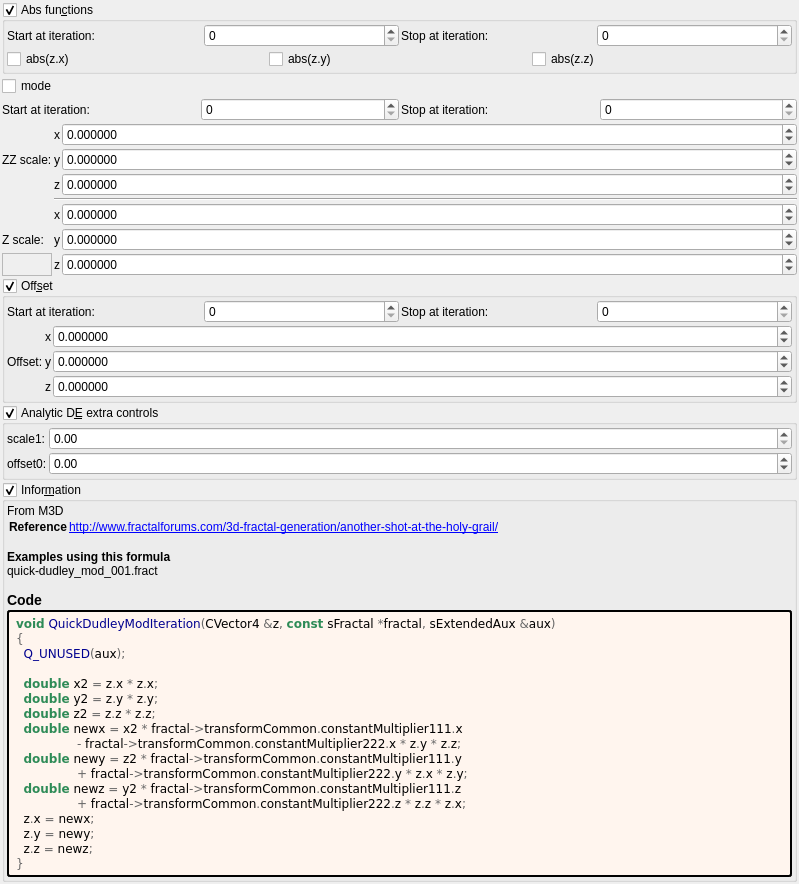
<?xml version="1.0" encoding="UTF-8"?>
<ui version="4.0">
 <class>Form</class>
 <widget class="QWidget" name="Form">
  <property name="geometry">
   <rect>
    <x>0</x>
    <y>0</y>
    <width>799</width>
    <height>660</height>
   </rect>
  </property>
  <property name="windowTitle">
   <string notr="true">quick_dudley_mod</string>
  </property>
  <layout class="QVBoxLayout" name="verticalLayout">
   <property name="spacing">
    <number>2</number>
   </property>
   <property name="leftMargin">
    <number>2</number>
   </property>
   <property name="topMargin">
    <number>2</number>
   </property>
   <property name="rightMargin">
    <number>2</number>
   </property>
   <property name="bottomMargin">
    <number>2</number>
   </property>
   <item>
    <widget class="MyGroupBox" name="groupCheck_transf_function_enabledP_false">
     <property name="title">
      <string>Abs fun&amp;ctions</string>
     </property>
     <property name="checkable">
      <bool>true</bool>
     </property>
     <layout class="QVBoxLayout" name="verticalLayout_12" stretch="0,0">
      <property name="spacing">
       <number>2</number>
      </property>
      <property name="leftMargin">
       <number>2</number>
      </property>
      <property name="topMargin">
       <number>2</number>
      </property>
      <property name="rightMargin">
       <number>2</number>
      </property>
      <property name="bottomMargin">
       <number>2</number>
      </property>
      <item>
       <layout class="QGridLayout" name="gridLayout_67">
        <property name="spacing">
         <number>2</number>
        </property>
        <item row="1" column="2">
         <widget class="QLabel" name="label_254">
          <property name="text">
           <string>Stop at iteration:</string>
          </property>
         </widget>
        </item>
        <item row="1" column="3">
         <widget class="MySpinBox" name="spinboxInt_transf_stop_iterations_H">
          <property name="sizePolicy">
           <sizepolicy hsizetype="Minimum" vsizetype="Maximum">
            <horstretch>0</horstretch>
            <verstretch>0</verstretch>
           </sizepolicy>
          </property>
          <property name="maximum">
           <number>999</number>
          </property>
         </widget>
        </item>
        <item row="1" column="1">
         <widget class="MySpinBox" name="spinboxInt_transf_start_iterations_H">
          <property name="sizePolicy">
           <sizepolicy hsizetype="Minimum" vsizetype="Maximum">
            <horstretch>0</horstretch>
            <verstretch>0</verstretch>
           </sizepolicy>
          </property>
          <property name="maximum">
           <number>999</number>
          </property>
         </widget>
        </item>
        <item row="1" column="0">
         <widget class="QLabel" name="label_262">
          <property name="text">
           <string>Start at iteration:</string>
          </property>
         </widget>
        </item>
       </layout>
      </item>
      <item>
       <layout class="QGridLayout" name="gridLayout_68" columnstretch="0,0,0,0">
        <property name="spacing">
         <number>2</number>
        </property>
        <item row="0" column="1">
         <widget class="QCheckBox" name="checkBox_transf_function_enabledCx_false">
          <property name="text">
           <string notr="true">abs(z.x)</string>
          </property>
         </widget>
        </item>
        <item row="0" column="2">
         <widget class="QCheckBox" name="checkBox_transf_function_enabledCy_false">
          <property name="text">
           <string notr="true">abs(z.y)</string>
          </property>
         </widget>
        </item>
        <item row="0" column="3">
         <widget class="QCheckBox" name="checkBox_transf_function_enabledCz_false">
          <property name="text">
           <string notr="true">abs(z.z)</string>
          </property>
         </widget>
        </item>
       </layout>
      </item>
     </layout>
    </widget>
   </item>
   <item>
    <widget class="QCheckBox" name="checkBox_transf_function_enabledD_false">
     <property name="text">
      <string notr="true">mode</string>
     </property>
    </widget>
   </item>
   <item>
    <layout class="QGridLayout" name="gridLayout_71">
     <property name="spacing">
      <number>2</number>
     </property>
     <item row="1" column="2">
      <widget class="QLabel" name="label_255">
       <property name="text">
        <string>Stop at iteration:</string>
       </property>
      </widget>
     </item>
     <item row="1" column="3">
      <widget class="MySpinBox" name="spinboxInt_transf_stop_iterations_D">
       <property name="sizePolicy">
        <sizepolicy hsizetype="Minimum" vsizetype="Maximum">
         <horstretch>0</horstretch>
         <verstretch>0</verstretch>
        </sizepolicy>
       </property>
       <property name="maximum">
        <number>999</number>
       </property>
      </widget>
     </item>
     <item row="1" column="1">
      <widget class="MySpinBox" name="spinboxInt_transf_start_iterations_D">
       <property name="sizePolicy">
        <sizepolicy hsizetype="Minimum" vsizetype="Maximum">
         <horstretch>0</horstretch>
         <verstretch>0</verstretch>
        </sizepolicy>
       </property>
       <property name="maximum">
        <number>999</number>
       </property>
      </widget>
     </item>
     <item row="1" column="0">
      <widget class="QLabel" name="label_263">
       <property name="text">
        <string>Start at iteration:</string>
       </property>
      </widget>
     </item>
    </layout>
   </item>
   <item>
    <layout class="QGridLayout" name="gridLayout_64" columnstretch="0,0,0,0,1">
     <property name="spacing">
      <number>2</number>
     </property>
     <item row="2" column="4">
      <widget class="MyDoubleSpinBox" name="spinbox3_transf_constant_multiplier_111_y">
       <property name="sizePolicy">
        <sizepolicy hsizetype="Minimum" vsizetype="Maximum">
         <horstretch>0</horstretch>
         <verstretch>0</verstretch>
        </sizepolicy>
       </property>
       <property name="prefix">
        <string/>
       </property>
       <property name="suffix">
        <string/>
       </property>
       <property name="decimals">
        <number>6</number>
       </property>
       <property name="minimum">
        <double>-99.989999999999995</double>
       </property>
       <property name="maximum">
        <double>99.989999999999995</double>
       </property>
       <property name="singleStep">
        <double>0.100000000000000</double>
       </property>
      </widget>
     </item>
     <item row="3" column="4">
      <widget class="MyDoubleSpinBox" name="spinbox3_transf_constant_multiplier_111_z">
       <property name="sizePolicy">
        <sizepolicy hsizetype="Minimum" vsizetype="Maximum">
         <horstretch>0</horstretch>
         <verstretch>0</verstretch>
        </sizepolicy>
       </property>
       <property name="prefix">
        <string/>
       </property>
       <property name="suffix">
        <string/>
       </property>
       <property name="decimals">
        <number>6</number>
       </property>
       <property name="minimum">
        <double>-99.989999999999995</double>
       </property>
       <property name="maximum">
        <double>99.989999999999995</double>
       </property>
       <property name="singleStep">
        <double>0.100000000000000</double>
       </property>
      </widget>
     </item>
     <item row="6" column="1">
      <widget class="QLabel" name="label_269">
       <property name="text">
        <string>Z scale:</string>
       </property>
      </widget>
     </item>
     <item row="2" column="1">
      <widget class="QLabel" name="label_267">
       <property name="text">
        <string>ZZ scale:</string>
       </property>
      </widget>
     </item>
     <item row="5" column="4">
      <widget class="MyDoubleSpinBox" name="spinbox3_transf_constant_multiplier_222_x">
       <property name="sizePolicy">
        <sizepolicy hsizetype="Minimum" vsizetype="Maximum">
         <horstretch>0</horstretch>
         <verstretch>0</verstretch>
        </sizepolicy>
       </property>
       <property name="prefix">
        <string/>
       </property>
       <property name="suffix">
        <string/>
       </property>
       <property name="decimals">
        <number>6</number>
       </property>
       <property name="minimum">
        <double>-99.989999999999995</double>
       </property>
       <property name="maximum">
        <double>99.989999999999995</double>
       </property>
       <property name="singleStep">
        <double>0.100000000000000</double>
       </property>
      </widget>
     </item>
     <item row="7" column="4">
      <widget class="MyDoubleSpinBox" name="spinbox3_transf_constant_multiplier_222_z">
       <property name="sizePolicy">
        <sizepolicy hsizetype="Minimum" vsizetype="Maximum">
         <horstretch>0</horstretch>
         <verstretch>0</verstretch>
        </sizepolicy>
       </property>
       <property name="prefix">
        <string/>
       </property>
       <property name="suffix">
        <string/>
       </property>
       <property name="decimals">
        <number>6</number>
       </property>
       <property name="minimum">
        <double>-99.989999999999995</double>
       </property>
       <property name="maximum">
        <double>99.989999999999995</double>
       </property>
       <property name="singleStep">
        <double>0.100000000000000</double>
       </property>
      </widget>
     </item>
     <item row="6" column="4">
      <widget class="MyDoubleSpinBox" name="spinbox3_transf_constant_multiplier_222_y">
       <property name="sizePolicy">
        <sizepolicy hsizetype="Minimum" vsizetype="Maximum">
         <horstretch>0</horstretch>
         <verstretch>0</verstretch>
        </sizepolicy>
       </property>
       <property name="prefix">
        <string/>
       </property>
       <property name="suffix">
        <string/>
       </property>
       <property name="decimals">
        <number>6</number>
       </property>
       <property name="minimum">
        <double>-99.989999999999995</double>
       </property>
       <property name="maximum">
        <double>99.989999999999995</double>
       </property>
       <property name="singleStep">
        <double>0.100000000000000</double>
       </property>
      </widget>
     </item>
     <item row="1" column="4">
      <widget class="MyDoubleSpinBox" name="spinbox3_transf_constant_multiplier_111_x">
       <property name="sizePolicy">
        <sizepolicy hsizetype="Minimum" vsizetype="Maximum">
         <horstretch>0</horstretch>
         <verstretch>0</verstretch>
        </sizepolicy>
       </property>
       <property name="prefix">
        <string/>
       </property>
       <property name="suffix">
        <string/>
       </property>
       <property name="decimals">
        <number>6</number>
       </property>
       <property name="minimum">
        <double>-99.989999999999995</double>
       </property>
       <property name="maximum">
        <double>99.989999999999995</double>
       </property>
       <property name="singleStep">
        <double>0.100000000000000</double>
       </property>
      </widget>
     </item>
     <item row="1" column="2" colspan="2">
      <widget class="QLabel" name="label_257">
       <property name="text">
        <string notr="true">x</string>
       </property>
      </widget>
     </item>
     <item row="2" column="2" colspan="2">
      <widget class="QLabel" name="label_264">
       <property name="text">
        <string notr="true">y</string>
       </property>
      </widget>
     </item>
     <item row="3" column="2" colspan="2">
      <widget class="QLabel" name="label_266">
       <property name="text">
        <string notr="true">z</string>
       </property>
      </widget>
     </item>
     <item row="7" column="2" colspan="2">
      <widget class="QLabel" name="label_271">
       <property name="text">
        <string notr="true">z</string>
       </property>
      </widget>
     </item>
     <item row="6" column="2" colspan="2">
      <widget class="QLabel" name="label_270">
       <property name="text">
        <string notr="true">y</string>
       </property>
      </widget>
     </item>
     <item row="5" column="2" colspan="2">
      <widget class="QLabel" name="label_258">
       <property name="text">
        <string notr="true">x</string>
       </property>
      </widget>
     </item>
     <item row="4" column="2" colspan="3">
      <widget class="Line" name="line_56">
       <property name="orientation">
        <enum>Qt::Horizontal</enum>
       </property>
      </widget>
     </item>
     <item row="7" column="1">
      <widget class="QFrame" name="frame">
       <property name="frameShape">
        <enum>QFrame::StyledPanel</enum>
       </property>
       <property name="frameShadow">
        <enum>QFrame::Raised</enum>
       </property>
      </widget>
     </item>
    </layout>
   </item>
   <item>
    <widget class="MyGroupBox" name="groupCheck_transf_function_enabledM">
     <property name="title">
      <string>Off&amp;set</string>
     </property>
     <property name="checkable">
      <bool>true</bool>
     </property>
     <layout class="QVBoxLayout" name="verticalLayout_14" stretch="0,0">
      <property name="spacing">
       <number>2</number>
      </property>
      <property name="leftMargin">
       <number>2</number>
      </property>
      <property name="topMargin">
       <number>2</number>
      </property>
      <property name="rightMargin">
       <number>2</number>
      </property>
      <property name="bottomMargin">
       <number>2</number>
      </property>
      <item>
       <layout class="QGridLayout" name="gridLayout_69">
        <property name="spacing">
         <number>2</number>
        </property>
        <item row="1" column="2">
         <widget class="QLabel" name="label_259">
          <property name="text">
           <string>Stop at iteration:</string>
          </property>
         </widget>
        </item>
        <item row="1" column="3">
         <widget class="MySpinBox" name="spinboxInt_transf_stop_iterations_M">
          <property name="sizePolicy">
           <sizepolicy hsizetype="Minimum" vsizetype="Maximum">
            <horstretch>0</horstretch>
            <verstretch>0</verstretch>
           </sizepolicy>
          </property>
          <property name="maximum">
           <number>999</number>
          </property>
         </widget>
        </item>
        <item row="1" column="1">
         <widget class="MySpinBox" name="spinboxInt_transf_start_iterations_M">
          <property name="sizePolicy">
           <sizepolicy hsizetype="Minimum" vsizetype="Maximum">
            <horstretch>0</horstretch>
            <verstretch>0</verstretch>
           </sizepolicy>
          </property>
          <property name="maximum">
           <number>999</number>
          </property>
         </widget>
        </item>
        <item row="1" column="0">
         <widget class="QLabel" name="label_260">
          <property name="text">
           <string>Start at iteration:</string>
          </property>
         </widget>
        </item>
       </layout>
      </item>
      <item>
       <layout class="QGridLayout" name="gridLayout_70" columnstretch="0,0,0,1">
        <property name="spacing">
         <number>2</number>
        </property>
        <item row="0" column="2">
         <widget class="QLabel" name="label_121">
          <property name="text">
           <string notr="true">x</string>
          </property>
         </widget>
        </item>
        <item row="1" column="1">
         <widget class="QLabel" name="label_261">
          <property name="text">
           <string>Offset:</string>
          </property>
         </widget>
        </item>
        <item row="2" column="2">
         <widget class="QLabel" name="label_122">
          <property name="text">
           <string notr="true">z</string>
          </property>
         </widget>
        </item>
        <item row="1" column="2">
         <widget class="QLabel" name="label_115">
          <property name="text">
           <string notr="true">y</string>
          </property>
         </widget>
        </item>
        <item row="0" column="3">
         <widget class="MyDoubleSpinBox" name="spinbox3_transf_offset_000_x">
          <property name="sizePolicy">
           <sizepolicy hsizetype="Minimum" vsizetype="Maximum">
            <horstretch>0</horstretch>
            <verstretch>0</verstretch>
           </sizepolicy>
          </property>
          <property name="prefix">
           <string/>
          </property>
          <property name="suffix">
           <string/>
          </property>
          <property name="decimals">
           <number>6</number>
          </property>
          <property name="minimum">
           <double>-99.989999999999995</double>
          </property>
          <property name="maximum">
           <double>99.989999999999995</double>
          </property>
          <property name="singleStep">
           <double>0.100000000000000</double>
          </property>
         </widget>
        </item>
        <item row="1" column="3">
         <widget class="MyDoubleSpinBox" name="spinbox3_transf_offset_000_y">
          <property name="sizePolicy">
           <sizepolicy hsizetype="Minimum" vsizetype="Maximum">
            <horstretch>0</horstretch>
            <verstretch>0</verstretch>
           </sizepolicy>
          </property>
          <property name="prefix">
           <string/>
          </property>
          <property name="suffix">
           <string/>
          </property>
          <property name="decimals">
           <number>6</number>
          </property>
          <property name="minimum">
           <double>-99.989999999999995</double>
          </property>
          <property name="maximum">
           <double>99.989999999999995</double>
          </property>
          <property name="singleStep">
           <double>0.100000000000000</double>
          </property>
         </widget>
        </item>
        <item row="2" column="3">
         <widget class="MyDoubleSpinBox" name="spinbox3_transf_offset_000_z">
          <property name="sizePolicy">
           <sizepolicy hsizetype="Minimum" vsizetype="Maximum">
            <horstretch>0</horstretch>
            <verstretch>0</verstretch>
           </sizepolicy>
          </property>
          <property name="prefix">
           <string/>
          </property>
          <property name="suffix">
           <string/>
          </property>
          <property name="decimals">
           <number>6</number>
          </property>
          <property name="minimum">
           <double>-99.989999999999995</double>
          </property>
          <property name="maximum">
           <double>99.989999999999995</double>
          </property>
          <property name="singleStep">
           <double>0.100000000000000</double>
          </property>
         </widget>
        </item>
       </layout>
      </item>
     </layout>
    </widget>
   </item>
   <item>
    <widget class="MyGroupBox" name="groupCheck_analyticDE_enabled_false">
     <property name="title">
      <string>Analytic D&amp;E extra controls</string>
     </property>
     <property name="checkable">
      <bool>true</bool>
     </property>
     <layout class="QVBoxLayout" name="verticalLayout_13" stretch="0">
      <property name="spacing">
       <number>2</number>
      </property>
      <property name="leftMargin">
       <number>2</number>
      </property>
      <property name="topMargin">
       <number>2</number>
      </property>
      <property name="rightMargin">
       <number>2</number>
      </property>
      <property name="bottomMargin">
       <number>2</number>
      </property>
      <item>
       <layout class="QGridLayout" name="gridLayout_27" columnstretch="0,0,1">
        <property name="spacing">
         <number>2</number>
        </property>
        <item row="1" column="2">
         <widget class="MyDoubleSpinBox" name="spinbox_analyticDE_offset_0">
          <property name="sizePolicy">
           <sizepolicy hsizetype="Minimum" vsizetype="Maximum">
            <horstretch>0</horstretch>
            <verstretch>0</verstretch>
           </sizepolicy>
          </property>
          <property name="prefix">
           <string/>
          </property>
          <property name="suffix">
           <string/>
          </property>
          <property name="decimals">
           <number>2</number>
          </property>
          <property name="minimum">
           <double>-99.989999999999995</double>
          </property>
          <property name="maximum">
           <double>99.989999999999995</double>
          </property>
          <property name="singleStep">
           <double>0.100000000000000</double>
          </property>
         </widget>
        </item>
        <item row="1" column="1">
         <widget class="QLabel" name="label_177">
          <property name="text">
           <string>offset0:</string>
          </property>
         </widget>
        </item>
        <item row="0" column="1">
         <widget class="QLabel" name="label_182">
          <property name="text">
           <string>scale1:</string>
          </property>
         </widget>
        </item>
        <item row="0" column="2">
         <widget class="MyDoubleSpinBox" name="spinbox_analyticDE_scale_1">
          <property name="sizePolicy">
           <sizepolicy hsizetype="Minimum" vsizetype="Maximum">
            <horstretch>0</horstretch>
            <verstretch>0</verstretch>
           </sizepolicy>
          </property>
          <property name="prefix">
           <string/>
          </property>
          <property name="suffix">
           <string/>
          </property>
          <property name="decimals">
           <number>2</number>
          </property>
          <property name="minimum">
           <double>0.000000000000000</double>
          </property>
          <property name="maximum">
           <double>99.989999999999995</double>
          </property>
          <property name="singleStep">
           <double>0.100000000000000</double>
          </property>
         </widget>
        </item>
       </layout>
      </item>
     </layout>
    </widget>
   </item>
   <item>
    <widget class="MyGroupBox" name="groupCheck_info">
     <property name="title">
      <string>Infor&amp;mation</string>
     </property>
     <property name="flat">
      <bool>false</bool>
     </property>
     <property name="checkable">
      <bool>true</bool>
     </property>
     <layout class="QVBoxLayout" name="verticalLayout_2">
      <property name="spacing">
       <number>2</number>
      </property>
      <property name="leftMargin">
       <number>2</number>
      </property>
      <property name="topMargin">
       <number>2</number>
      </property>
      <property name="rightMargin">
       <number>2</number>
      </property>
      <property name="bottomMargin">
       <number>2</number>
      </property>
      <item>
       <widget class="QLabel" name="label_information_general">
        <property name="text">
         <string notr="true">&lt;p&gt;From M3D&lt;/p&gt;&lt;table&gt;
&lt;tr&gt;&lt;th&gt;Reference&lt;/th&gt;&lt;td&gt;&lt;a href=&quot;http://www.fractalforums.com/3d-fractal-generation/another-shot-at-the-holy-grail/&quot;&gt;http://www.fractalforums.com/3d-fractal-generation/another-shot-at-the-holy-grail/&lt;br&gt;
&lt;/td&gt;&lt;/tr&gt;
&lt;/table&gt;
&lt;br&gt;&lt;b&gt;Examples using this formula&lt;/b&gt;&lt;br&gt;quick-dudley_mod_001.fract&lt;h3&gt;Code&lt;/h3&gt;</string>
        </property>
        <property name="wordWrap">
         <bool>true</bool>
        </property>
        <property name="openExternalLinks">
         <bool>true</bool>
        </property>
        <property name="textInteractionFlags">
         <set>Qt::LinksAccessibleByMouse|Qt::TextSelectableByMouse</set>
        </property>
       </widget>
      </item>
      <item>
       <widget class="QLabel" name="label_code_content">
        <property name="styleSheet">
         <string notr="true">border-style: outset; border-width: 2px; border-radius: 3px; border-color: black; background-color: #fff5ee; padding: 4px;</string>
        </property>
        <property name="text">
         <string notr="true">&lt;body style=&quot;background-color:#fff5ee&quot;&gt;
&lt;pre style=&quot;color:#000000; background-color:#fff5ee;  font-family:'Courier New',monospace;&quot;&gt;&lt;span style=&quot;color:#2e8b57; font-weight:bold&quot;&gt;void&lt;/span&gt; &lt;span style=&quot;color:#00008f&quot;&gt;QuickDudleyModIteration&lt;/span&gt;&lt;span style=&quot;color:#676767&quot;&gt;(&lt;/span&gt;CVector4 &lt;span style=&quot;color:#676767&quot;&gt;&amp;amp;&lt;/span&gt;z&lt;span style=&quot;color:#676767&quot;&gt;,&lt;/span&gt; &lt;span style=&quot;color:#2e8b57; font-weight:bold&quot;&gt;const&lt;/span&gt; sFractal &lt;span style=&quot;color:#676767&quot;&gt;*&lt;/span&gt;fractal&lt;span style=&quot;color:#676767&quot;&gt;,&lt;/span&gt; sExtendedAux &lt;span style=&quot;color:#676767&quot;&gt;&amp;amp;&lt;/span&gt;aux&lt;span style=&quot;color:#676767&quot;&gt;)&lt;/span&gt;
&lt;span style=&quot;color:#676767&quot;&gt;{&lt;/span&gt;
  &lt;span style=&quot;color:#00008f&quot;&gt;Q_UNUSED&lt;/span&gt;&lt;span style=&quot;color:#676767&quot;&gt;(&lt;/span&gt;aux&lt;span style=&quot;color:#676767&quot;&gt;);&lt;/span&gt;

  &lt;span style=&quot;color:#2e8b57; font-weight:bold&quot;&gt;double&lt;/span&gt; x2 &lt;span style=&quot;color:#676767&quot;&gt;=&lt;/span&gt; z&lt;span style=&quot;color:#676767&quot;&gt;.&lt;/span&gt;x &lt;span style=&quot;color:#676767&quot;&gt;*&lt;/span&gt; z&lt;span style=&quot;color:#676767&quot;&gt;.&lt;/span&gt;x&lt;span style=&quot;color:#676767&quot;&gt;;&lt;/span&gt;
  &lt;span style=&quot;color:#2e8b57; font-weight:bold&quot;&gt;double&lt;/span&gt; y2 &lt;span style=&quot;color:#676767&quot;&gt;=&lt;/span&gt; z&lt;span style=&quot;color:#676767&quot;&gt;.&lt;/span&gt;y &lt;span style=&quot;color:#676767&quot;&gt;*&lt;/span&gt; z&lt;span style=&quot;color:#676767&quot;&gt;.&lt;/span&gt;y&lt;span style=&quot;color:#676767&quot;&gt;;&lt;/span&gt;
  &lt;span style=&quot;color:#2e8b57; font-weight:bold&quot;&gt;double&lt;/span&gt; z2 &lt;span style=&quot;color:#676767&quot;&gt;=&lt;/span&gt; z&lt;span style=&quot;color:#676767&quot;&gt;.&lt;/span&gt;z &lt;span style=&quot;color:#676767&quot;&gt;*&lt;/span&gt; z&lt;span style=&quot;color:#676767&quot;&gt;.&lt;/span&gt;z&lt;span style=&quot;color:#676767&quot;&gt;;&lt;/span&gt;
  &lt;span style=&quot;color:#2e8b57; font-weight:bold&quot;&gt;double&lt;/span&gt; newx &lt;span style=&quot;color:#676767&quot;&gt;=&lt;/span&gt; x2 &lt;span style=&quot;color:#676767&quot;&gt;*&lt;/span&gt; fractal&lt;span style=&quot;color:#676767&quot;&gt;-&amp;gt;&lt;/span&gt;transformCommon&lt;span style=&quot;color:#676767&quot;&gt;.&lt;/span&gt;constantMultiplier111&lt;span style=&quot;color:#676767&quot;&gt;.&lt;/span&gt;x
                &lt;span style=&quot;color:#676767&quot;&gt;-&lt;/span&gt; fractal&lt;span style=&quot;color:#676767&quot;&gt;-&amp;gt;&lt;/span&gt;transformCommon&lt;span style=&quot;color:#676767&quot;&gt;.&lt;/span&gt;constantMultiplier222&lt;span style=&quot;color:#676767&quot;&gt;.&lt;/span&gt;x &lt;span style=&quot;color:#676767&quot;&gt;*&lt;/span&gt; z&lt;span style=&quot;color:#676767&quot;&gt;.&lt;/span&gt;y &lt;span style=&quot;color:#676767&quot;&gt;*&lt;/span&gt; z&lt;span style=&quot;color:#676767&quot;&gt;.&lt;/span&gt;z&lt;span style=&quot;color:#676767&quot;&gt;;&lt;/span&gt;
  &lt;span style=&quot;color:#2e8b57; font-weight:bold&quot;&gt;double&lt;/span&gt; newy &lt;span style=&quot;color:#676767&quot;&gt;=&lt;/span&gt; z2 &lt;span style=&quot;color:#676767&quot;&gt;*&lt;/span&gt; fractal&lt;span style=&quot;color:#676767&quot;&gt;-&amp;gt;&lt;/span&gt;transformCommon&lt;span style=&quot;color:#676767&quot;&gt;.&lt;/span&gt;constantMultiplier111&lt;span style=&quot;color:#676767&quot;&gt;.&lt;/span&gt;y
                &lt;span style=&quot;color:#676767&quot;&gt;+&lt;/span&gt; fractal&lt;span style=&quot;color:#676767&quot;&gt;-&amp;gt;&lt;/span&gt;transformCommon&lt;span style=&quot;color:#676767&quot;&gt;.&lt;/span&gt;constantMultiplier222&lt;span style=&quot;color:#676767&quot;&gt;.&lt;/span&gt;y &lt;span style=&quot;color:#676767&quot;&gt;*&lt;/span&gt; z&lt;span style=&quot;color:#676767&quot;&gt;.&lt;/span&gt;x &lt;span style=&quot;color:#676767&quot;&gt;*&lt;/span&gt; z&lt;span style=&quot;color:#676767&quot;&gt;.&lt;/span&gt;y&lt;span style=&quot;color:#676767&quot;&gt;;&lt;/span&gt;
  &lt;span style=&quot;color:#2e8b57; font-weight:bold&quot;&gt;double&lt;/span&gt; newz &lt;span style=&quot;color:#676767&quot;&gt;=&lt;/span&gt; y2 &lt;span style=&quot;color:#676767&quot;&gt;*&lt;/span&gt; fractal&lt;span style=&quot;color:#676767&quot;&gt;-&amp;gt;&lt;/span&gt;transformCommon&lt;span style=&quot;color:#676767&quot;&gt;.&lt;/span&gt;constantMultiplier111&lt;span style=&quot;color:#676767&quot;&gt;.&lt;/span&gt;z
                &lt;span style=&quot;color:#676767&quot;&gt;+&lt;/span&gt; fractal&lt;span style=&quot;color:#676767&quot;&gt;-&amp;gt;&lt;/span&gt;transformCommon&lt;span style=&quot;color:#676767&quot;&gt;.&lt;/span&gt;constantMultiplier222&lt;span style=&quot;color:#676767&quot;&gt;.&lt;/span&gt;z &lt;span style=&quot;color:#676767&quot;&gt;*&lt;/span&gt; z&lt;span style=&quot;color:#676767&quot;&gt;.&lt;/span&gt;z &lt;span style=&quot;color:#676767&quot;&gt;*&lt;/span&gt; z&lt;span style=&quot;color:#676767&quot;&gt;.&lt;/span&gt;x&lt;span style=&quot;color:#676767&quot;&gt;;&lt;/span&gt;
  z&lt;span style=&quot;color:#676767&quot;&gt;.&lt;/span&gt;x &lt;span style=&quot;color:#676767&quot;&gt;=&lt;/span&gt; newx&lt;span style=&quot;color:#676767&quot;&gt;;&lt;/span&gt;
  z&lt;span style=&quot;color:#676767&quot;&gt;.&lt;/span&gt;y &lt;span style=&quot;color:#676767&quot;&gt;=&lt;/span&gt; newy&lt;span style=&quot;color:#676767&quot;&gt;;&lt;/span&gt;
  z&lt;span style=&quot;color:#676767&quot;&gt;.&lt;/span&gt;z &lt;span style=&quot;color:#676767&quot;&gt;=&lt;/span&gt; newz&lt;span style=&quot;color:#676767&quot;&gt;;&lt;/span&gt;
&lt;span style=&quot;color:#676767&quot;&gt;}&lt;/span&gt;
&lt;/pre&gt;
&lt;/body&gt;</string>
        </property>
        <property name="wordWrap">
         <bool>true</bool>
        </property>
        <property name="openExternalLinks">
         <bool>true</bool>
        </property>
        <property name="textInteractionFlags">
         <set>Qt::LinksAccessibleByMouse|Qt::TextSelectableByMouse</set>
        </property>
       </widget>
      </item>
     </layout>
    </widget>
   </item>
   <item>
    <spacer name="verticalSpacer">
     <property name="orientation">
      <enum>Qt::Vertical</enum>
     </property>
     <property name="sizeHint" stdset="0">
      <size>
       <width>20</width>
       <height>40</height>
      </size>
     </property>
    </spacer>
   </item>
  </layout>
 </widget>
 <customwidgets>
  <customwidget>
   <class>MyGroupBox</class>
   <extends>QGroupBox</extends>
   <header>my_group_box.h</header>
   <container>1</container>
  </customwidget>
  <customwidget>
   <class>MyDoubleSpinBox</class>
   <extends>QDoubleSpinBox</extends>
   <header>my_double_spin_box.h</header>
  </customwidget>
  <customwidget>
   <class>MySpinBox</class>
   <extends>QSpinBox</extends>
   <header>my_spin_box.h</header>
  </customwidget>
 </customwidgets>
 <tabstops>
  <tabstop>spinbox3_transf_constant_multiplier_111_x</tabstop>
  <tabstop>spinbox3_transf_constant_multiplier_111_y</tabstop>
  <tabstop>spinbox3_transf_constant_multiplier_111_z</tabstop>
  <tabstop>spinbox3_transf_constant_multiplier_222_x</tabstop>
  <tabstop>spinbox3_transf_constant_multiplier_222_y</tabstop>
  <tabstop>spinbox3_transf_constant_multiplier_222_z</tabstop>
  <tabstop>groupCheck_info</tabstop>
 </tabstops>
 <resources/>
 <connections/>
</ui>
